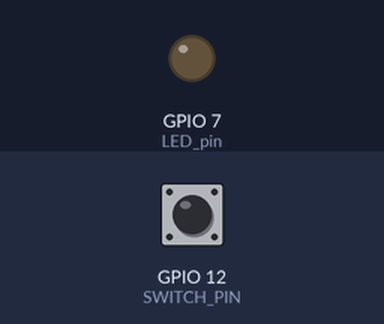
The program below on a simulated Raspberry Pi (BCM pin numbers). Shown: output pins drawn as LEDs (lit = HIGH). The test bench sets the inputs (shaded band); at power-on: GPIO 12 (SWITCH_PIN) LOW. What the program prints to the terminal is not drawn.

Above: at 1.2 s.
1.3 s: GPIO 12 (SWITCH_PIN) pulled HIGH for 0.15 s
At 1.37 s:
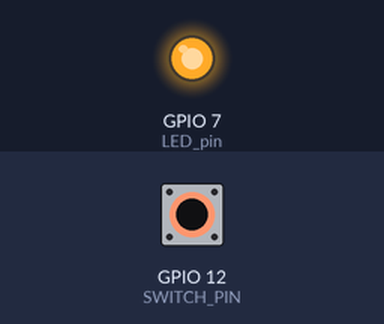
2.9 s: GPIO 12 (SWITCH_PIN) pulled HIGH for 3.2 s
At 6.6 s:
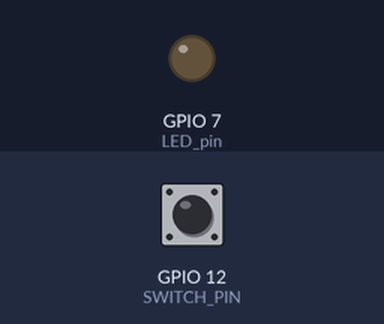
Timing chart, 0 to 8.1 s (numbered marks = the images above; inputs shaded):
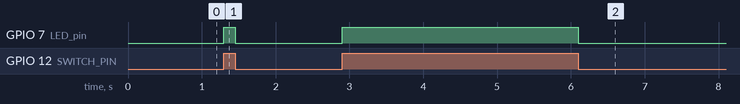

The program:

switch_led.py
```python
#스위치로 LED 제어하기
import RPi.GPIO as GPIO

LED_pin = 7
SWITCH_PIN = 12
print('good')

GPIO.setmode(GPIO.BCM)
GPIO.setup(LED_pin, GPIO.OUT)
GPIO.setup(SWITCH_PIN, GPIO.IN, pull_up_down= GPIO.PUD_DOWN)

try:
    while True:
        val = GPIO.input(SWITCH_PIN)#누르지 않았을 때 0, 누르면 1
        print(val)
        GPIO.output(LED_pin, val) #GPIO.HIGH = 1
finally:
    GPIO.cleanup()
    print("cleanup and exit")
```

Measured:
- after the input at 1.3 s, GPIO 7 (LED_pin): LOW → HIGH at once, → LOW 0.15 s later
- after the input at 2.9 s, GPIO 7 (LED_pin): LOW → HIGH at once, → LOW 3.2 s later
